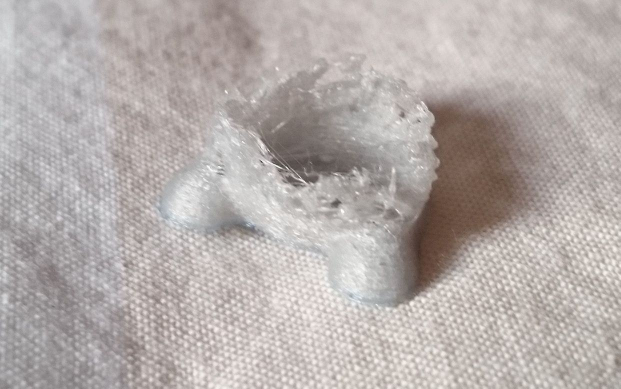
#> input picture public/Inference/Testset/test1.jpeg, 1241 x 777 px (shown at 1/2 size)
$ python -i filters.py   (imports and definitions only)
#> lines starting #> are read from the running program, lines starting #| are printed output that depends on the picture
import cv2
import numpy as np

def gray_rescaled(img_path):
    # RESIZE
    img = cv2.imread(img_path)
    width = 640
    height = 640
    dsize = (width, height)
    img = cv2.resize(img, dsize, interpolation = cv2.INTER_CUBIC)
    # img = cv2.edgePreservingFilter(img, sigma_s=0, sigma_r=1)
    img = cv2.cvtColor(img, cv2.COLOR_RGB2GRAY)
    return img

def filter_V1(img_path):
    # RESIZE
#> called with img_path = '../Testset/test1.jpeg'
    img = cv2.imread(img_path)
#> img is the input picture: shape (777, 1241, 3); mean B, G, R 170.7, 173.3, 180.7
    width = 640
    height = 640
    dsize = (width, height)
    img = cv2.resize(img, dsize)
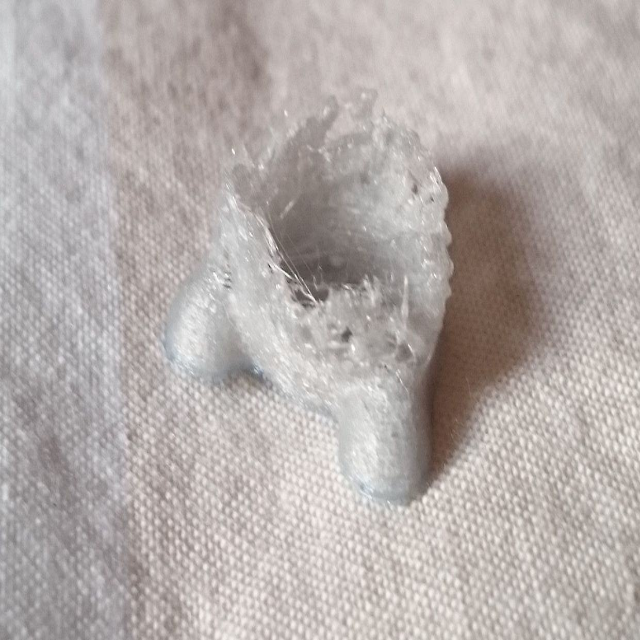
#> img: shape (640, 640, 3); mean B, G, R 170.6, 173.2, 180.6
    img = cv2.GaussianBlur(img, (3, 3), 0)
    img = cv2.cvtColor(img, cv2.COLOR_BGR2GRAY)
#> img: shape (640, 640)
    kernel = np.array([[-2, -2, -2], [-2, 17, -2], [-2, -2, -2]])
    img = cv2.filter2D(img, -1, kernel)
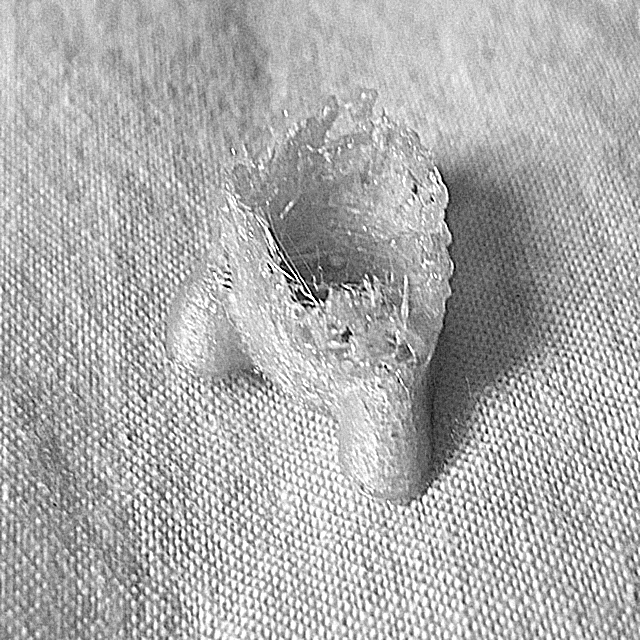
#> img: shape (640, 640); min 0, max 255, mean 173.3
    return img

def display_labels(img,img_path):
    font = cv2.FONT_HERSHEY_PLAIN
    file = open(img_path[:-5]+'.txt', 'r')
    Lines = file.readlines()
    count = 0
    # Strips the newline character
    for line in Lines:
        count += 1
        x = int((float(line.split(" ")[1]) - float(line.split(" ")[3])/2 ) * img.shape[1])
        y = int((float(line.split(" ")[2]) - float(line.split(" ")[4])/2 ) * img.shape[0])
        w = int((float(line.split(" ")[3])) * img.shape[1])
        h = int((float(line.split(" ")[4])) * img.shape[0])
        cv2.rectangle(img, (x, y), (x + w, y + h), (255,0,0), 2)
        cv2.putText(img, "Label", (x, y - 10), font, 0.4, (255,0,0), 2)

>>> result = filter_V1('../Testset/test1.jpeg')

$ run again, on public/Inference/Testset/test10.jpeg
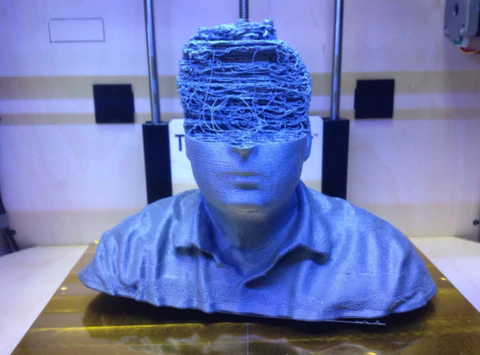
#> input picture public/Inference/Testset/test10.jpeg, 480 x 355 px
#> in filter_V1, img is the input picture: shape (355, 480, 3); mean B, G, R 177.4, 121.8, 110.7
#> in filter_V1, `img = cv2.resize(img, dsize)`:
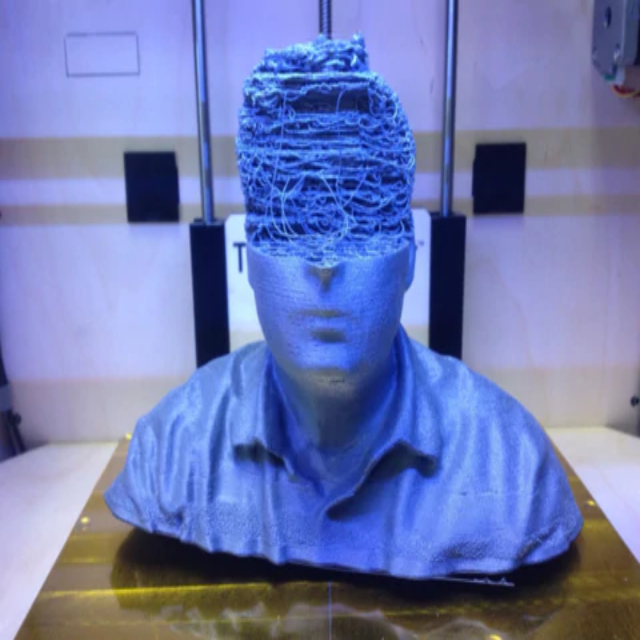
#> img: shape (640, 640, 3); mean B, G, R 177.3, 121.7, 110.6
#> in filter_V1, `img = cv2.filter2D(img, -1, kernel)`:
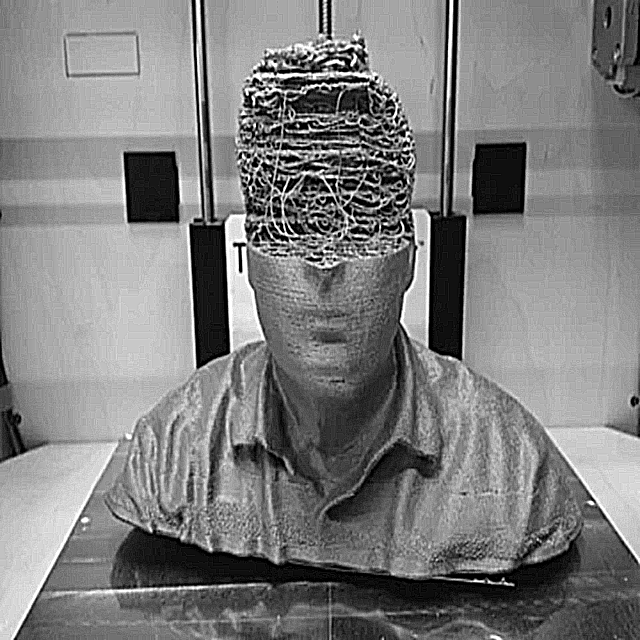
#> img: shape (640, 640); min 0, max 255, mean 125.4

$ run again, on public/Inference/Testset/test12.jpeg
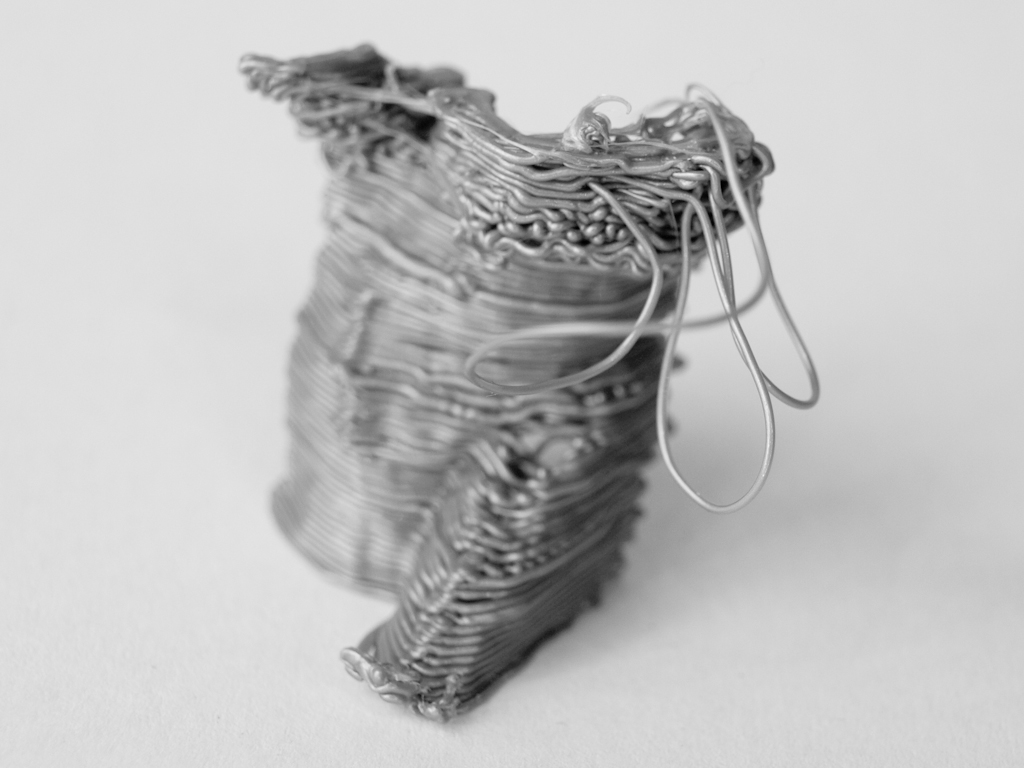
#> input picture public/Inference/Testset/test12.jpeg, 1024 x 768 px
#> in filter_V1, img is the input picture: shape (768, 1024, 3); min 0, max 240, mean 191.2
#> in filter_V1, `img = cv2.resize(img, dsize)`:
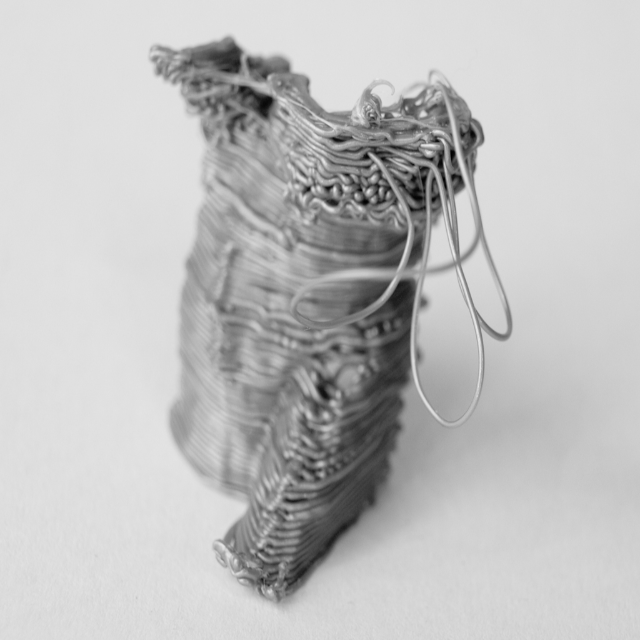
#> img: shape (640, 640, 3); min 1, max 235, mean 191.1
#> in filter_V1, `img = cv2.filter2D(img, -1, kernel)`:
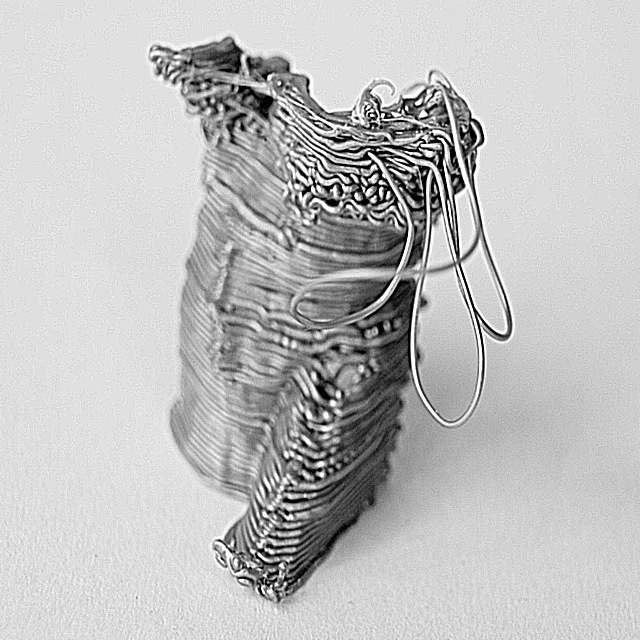
#> img: shape (640, 640); min 0, max 255, mean 191

$ run again, on public/Inference/Testset/test14.jpeg
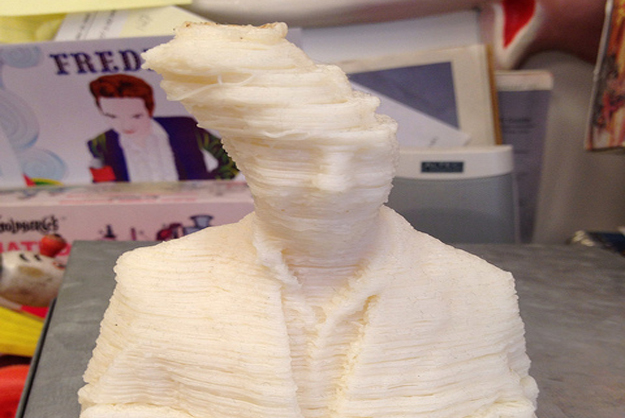
#> input picture public/Inference/Testset/test14.jpeg, 625 x 418 px
#> in filter_V1, img is the input picture: shape (418, 625, 3); mean B, G, R 133.8, 145, 165.8
#> in filter_V1, `img = cv2.resize(img, dsize)`:
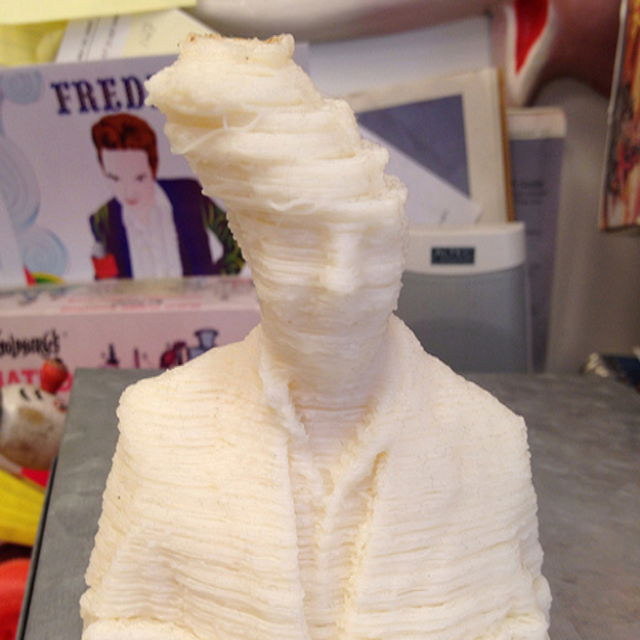
#> img: shape (640, 640, 3); mean B, G, R 133.7, 144.9, 165.7
#> in filter_V1, `img = cv2.filter2D(img, -1, kernel)`:
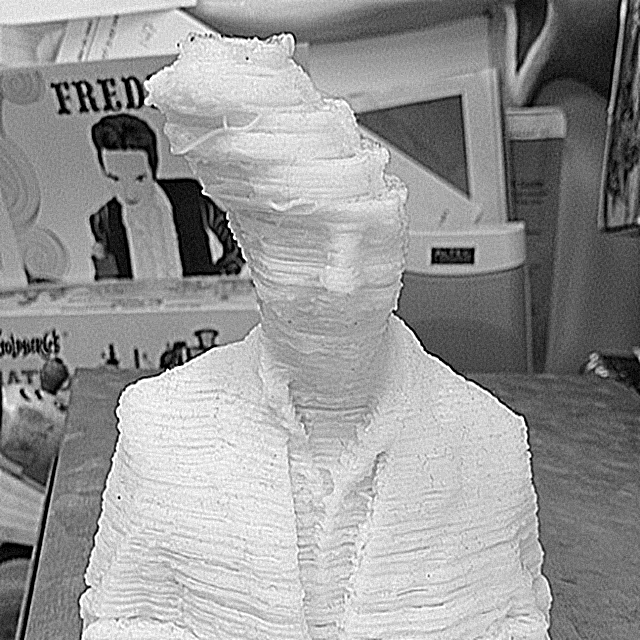
#> img: shape (640, 640); min 0, max 255, mean 150.1
